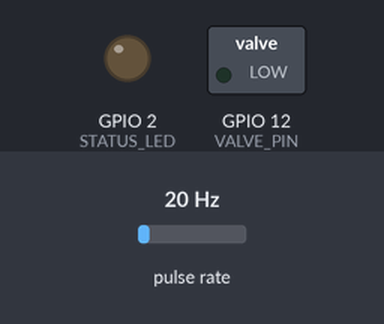
A sketch run on a simulated ESP32. On the bench: switched loads named in the sketch (green lamp = pin HIGH), output pins drawn as LEDs (lit = HIGH). Wiring (inferred from the names in the program): pulse sensor: data GPIO 14. Inputs (shaded band) come from the test bench; at power-on: pulse rate 20 Hz. WiFi joins after 1.5 s; servers stay silent unless stated; uploads are accepted with an empty reply; what the sketch prints to the serial monitor is not drawn.

Above: at 0.0 s.
At 1.1 s:
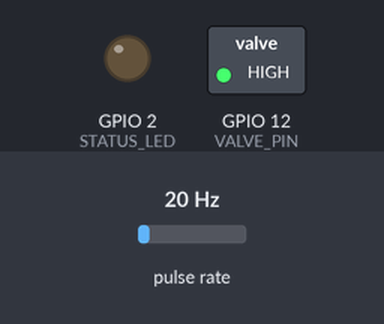
At 2.6 s:
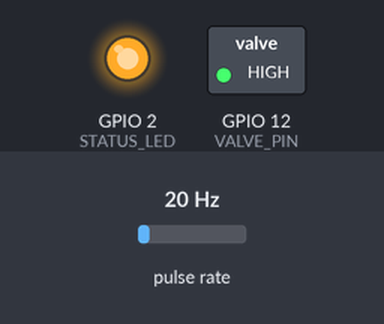
Timing chart, 0 to 4.1 s (numbered marks = the images above):
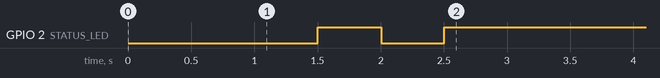

The sketch:

CodeLogic.ino
```cpp
/*
  AquaAudit JA - Smart Water Conservation
  Hack 26 ESP32 Actual Hardware Firmware

  Hardware Required:
  - ESP32 Development Board
  - YF-S201 Water Flow Sensor
  - 12V Solenoid Valve (driven via MOSFET/Relay)
  - Power Supply (12V for Valve + step-down to 5V/3.3V for ESP32)
*/

#include <WiFi.h>
#include <HTTPClient.h>
#include <WiFiClientSecure.h>
#include <ArduinoJson.h>

/* ===============================
   Configuration
=============================== */
// WiFi Settings
const char* ssid = "YOUR_WIFI_SSID";
const char* password = "YOUR_WIFI_PASSWORD";

// Backend Settings
const char* serverUrl = "https://young-hornets-tell.loca.lt/api/v1/water/ingest";
String deviceId = "home-hw-001"; // Change to your preferred device ID

// Hardware Pins
const int FLOW_SENSOR_PIN = 14; // YF-S201 (Must support external interrupts)
const int VALVE_PIN = 12;       // Relay or MOSFET gate controlling the 12V Valve
const int STATUS_LED = 2;       // Onboard LED for status indication

// Timer intervals (sending data every X ms)
const unsigned long SYNC_INTERVAL_MS = 2000;

/* ===============================
   Global State Variables
=============================== */
volatile int pulseCount = 0;   // Inremented via interrupt
float flowRateLPM = 0.0;       // Liters Per Minute
float totalLiters = 0.0;       // Accumulative Liters

unsigned long lastSyncTime = 0;
unsigned long lastFlowCalcTime = 0;

bool valveOpen = true;         // Relay default state
bool leakDetected = false;     // Derived from logic
bool forcedLeak = false;       // Remote command
String supplyType = "MAIN";    // Assuming Main for simple HW, or add Ultrasonic tank sensor

/* ===============================
   Interrupt Service Routine
=============================== */
void IRAM_ATTR pulseCounter() {
  pulseCount++;
}

/* ===============================
   Setup
=============================== */
void setup() {
  Serial.begin(115200);
  delay(1000); // Allow serial monitor to open
  Serial.println("\n--- AquaAudit JA ESP32 Hardware Boot ---");

  // Initialize Pins
  pinMode(STATUS_LED, OUTPUT);
  pinMode(VALVE_PIN, OUTPUT);
  pinMode(FLOW_SENSOR_PIN, INPUT_PULLUP);

  // Attach Flow Sensor Interrupt (Falling Edge)
  attachInterrupt(digitalPinToInterrupt(FLOW_SENSOR_PIN), pulseCounter, FALLING);

  // Set initial valve state
  digitalWrite(VALVE_PIN, valveOpen ? HIGH : LOW);

  // Connect to WiFi
  Serial.print("[WIFI] Connecting to ");
  Serial.println(ssid);
  WiFi.begin(ssid, password);
  while (WiFi.status() != WL_CONNECTED) {
    delay(500);
    Serial.print(".");
    digitalWrite(STATUS_LED, !digitalRead(STATUS_LED)); // Blink while connecting
  }

  digitalWrite(STATUS_LED, HIGH); // Solid ON when connected
  Serial.println("\n[WIFI] Connected!");
  Serial.print("IP Address: ");
  Serial.println(WiFi.localIP());
}

/* ===============================
   Main Loop
=============================== */
void loop() {
  unsigned long currentTime = millis();

  // 1. Calculate Flow Rate every 1 second
  if ((currentTime - lastFlowCalcTime) >= 1000) {
    // Detach interrupt to ensure accurate reading
    detachInterrupt(digitalPinToInterrupt(FLOW_SENSOR_PIN));

    // For YF-S201: Pulse frequency (Hz) = 7.5Q, Q is flow rate in L/min.
    // Flow Rate (L/min) = Pulse Frequency / 7.5
    // And 1000ms is 1 second, so pulses in 1 sec = Hz.
    flowRateLPM = ((1000.0 / (currentTime - lastFlowCalcTime)) * pulseCount) / 7.5;

    // Calculate total milliliters and add to total liters
    float mL = (flowRateLPM / 60) * 1000;
    totalLiters += (mL / 1000.0);

    // Reset counters and timers
    pulseCount = 0;
    lastFlowCalcTime = currentTime;

    // Reattach interrupt
    attachInterrupt(digitalPinToInterrupt(FLOW_SENSOR_PIN), pulseCounter, FALLING);

    // Simple leak detection logic
    if (flowRateLPM > 0.5 && !valveOpen) {
      leakDetected = true;
    } else {
      leakDetected = false;
    }

    // Print reading locally
    Serial.print("Flow: ");
    Serial.print(flowRateLPM);
    Serial.print(" L/min | Total: ");
    Serial.print(totalLiters);
    Serial.println(" L");
  }

  // 2. Sync to Backend Periodically
  if ((currentTime - lastSyncTime) >= SYNC_INTERVAL_MS) {
    if (WiFi.status() == WL_CONNECTED) {
      sendDataAndReceiveCommands();
    } else {
      Serial.println("[ERR] WiFi Disconnected!");
      // Optionally handle reconnection here
    }
    lastSyncTime = currentTime;
  }
}

/* ===============================
   Network Communication
=============================== */
void sendDataAndReceiveCommands() {
  WiFiClientSecure client;
  client.setInsecure(); // Bypass SSL Cert verification for Localtunnel / Development

  HTTPClient http;

  Serial.print("[SYNC] Sending to ");
  Serial.println(serverUrl);

  if (http.begin(client, serverUrl)) {
    http.addHeader("Content-Type", "application/json");
    http.addHeader("Bypass-Tunnel-Reminder", "true"); // Specifically for localtunnel if used

    // Build JSON Payload
    StaticJsonDocument<256> doc;
    doc["deviceId"]    = deviceId;
    doc["flowRate"]    = flowRateLPM;
    doc["tankLevel"]   = -1; // -1 or ignore if tracking live mains only
    doc["supplyType"]  = supplyType;
    doc["valveOpen"]   = valveOpen;
    doc["leakDetected"]= leakDetected;

    String jsonStr;
    serializeJson(doc, jsonStr);

    // Make POST Request
    int httpResponseCode = http.POST(jsonStr);

    if (httpResponseCode == 200) {
      Serial.println("[HTTP 200] Sync OK.");
      String response = http.getString();

      // Parse Response Commands
      StaticJsonDocument<512> resDoc;
      DeserializationError error = deserializeJson(resDoc, response);

      if (!error && resDoc.containsKey("commands")) {
        JsonObject cmds = resDoc["commands"];

        // Remote Valve Control
        if (cmds.containsKey("valveOpen")) {
          bool targetValve = cmds["valveOpen"];
          if (targetValve != valveOpen) {
            valveOpen = targetValve;
            // Write to Hardware Relay PIN
            // Note: Update logic based on whether your relay is Active-HIGH or Active-LOW
            digitalWrite(VALVE_PIN, valveOpen ? HIGH : LOW);
            Serial.print("[CMD] Valve Remote ");
            Serial.println(valveOpen ? "OPENED" : "CLOSED");
          }
        }

        // Handling forcedLeak (mostly for demo purposes)
        if (cmds.containsKey("forcedLeak")) {
           forcedLeak = cmds["forcedLeak"];
        }
      }
    } else {
      Serial.print("[HTTP ERROR] Code: ");
      Serial.println(httpResponseCode);
      Serial.println(http.getString());
    }

    http.end();
  } else {
    Serial.println("[ERR] Unable to connect to server");
  }
}
```
